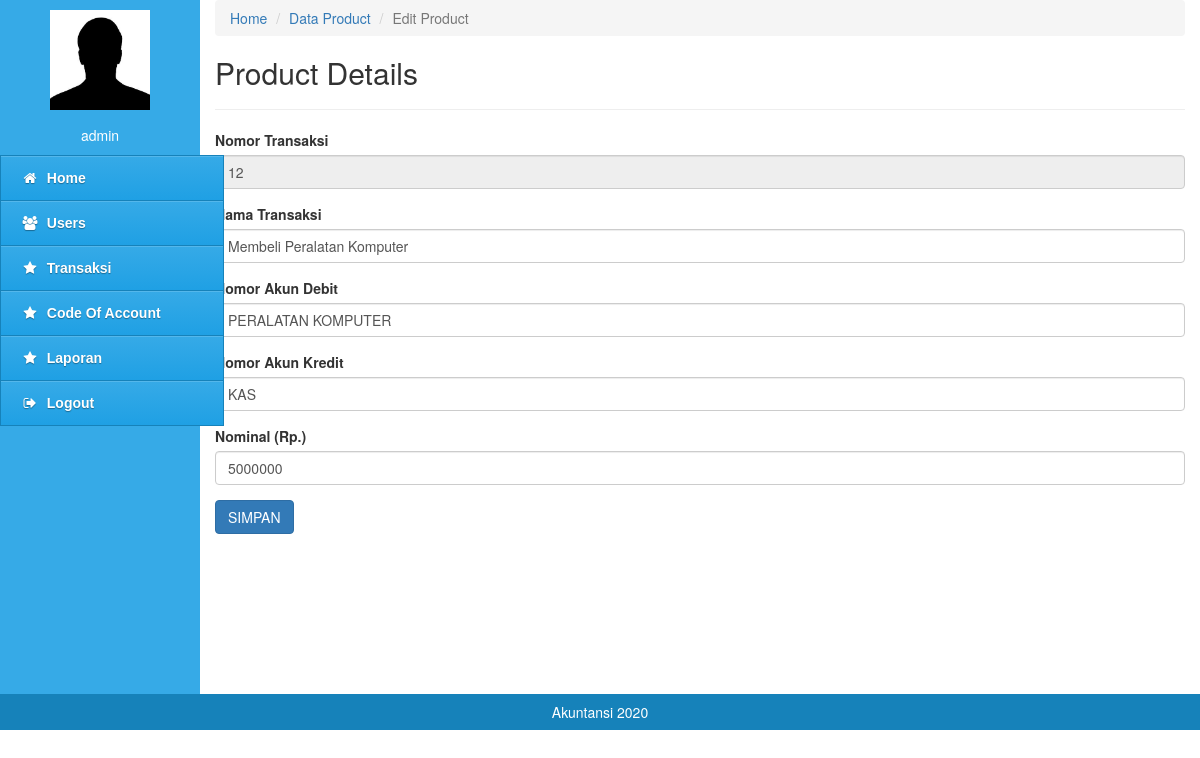
Page /pages/index.php?content=product_edit&no_trx=12 (signed in) on the committed database.
### tables this page shows
CREATE TABLE `transaksi` (
  `no_trx` int(11) NOT NULL,
  `tgl` varchar(50) NOT NULL,
  `nama_transaksi` varchar(100) NOT NULL,
  `debet` varchar(20) NOT NULL,
  `kredit` varchar(20) NOT NULL,
  `nominal` int(25) NOT NULL
);

### pages/content_product/edit.php (the view, shortened to what this page needs)
 <div class="col-md-10" style="min-height:600px">
<nav aria-label="breadcrumb">
  <ol class="breadcrumb">
    <li class="breadcrumb-item"><a href="?content=home">Home</a></li>
    <li class="breadcrumb-item"><a href="?content=product">Data Product</a></li>
    <li class="breadcrumb-item active" aria-current="page">Edit Product</li>
  </ol>
</nav>
<?php
							include '../config/configuration.php';
                            $result = mysqli_query($conn, "SELECT * FROM `transaksi` WHERE no_trx='$_GET[no_trx]'");
                            $row = mysqli_fetch_assoc($result);
                        ?>
		<h2>Product Details</h2>
		<hr>
		<form action="?content=product_editaksi" method="post">
		<div class="form-group">
				<label>Nomor Transaksi</label>
					<input type="text" name="no_trx" class="form-control" value="<?php echo $row['no_trx'] ?>" readonly>
			</div>
			<div class="form-group">
				<label>Nama Transaksi</label>
					<input type="text" name="nama_transaksi" class="form-control" value="<?php echo $row['nama_transaksi'] ?>" >
			</div>
			<div class="form-group">
				<label>Nomor Akun Debit</label>
					<input type="text" name="debet" class="form-control" value= "<?php echo $row['debet'] ?>">
			</div>
			<div class="form-group">
				<label>Nomor Akun Kredit</label>
					<input type="text" name="kredit" class="form-control" value="<?php echo $row['kredit'] ?>" >
			</div>
						<div class="form-group">
			<label>Nominal (Rp.)</label>
			<input type="text" name="nominal" class="form-control" value="<?php echo $row['nominal'] ?>" >
			</div>
			<div class="form-group">
					<input type="submit" name="submit" class="btn btn-primary" value="SIMPAN">
				</div>
			</div>
	</div>
</body>
</html>

### rows in the picture
transaksi: no_trx "12", nama_transaksi "Membeli Peralatan Komputer", debet "PERALATAN KOMPUTER", kredit "KAS", nominal "5000000"

### other values in the picture
$_SESSION['username'] "admin"
